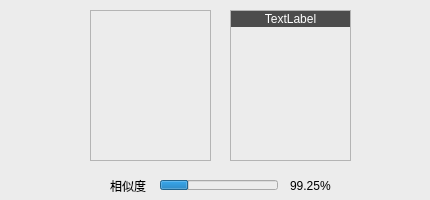
<?xml version="1.0" encoding="UTF-8"?>
<ui version="4.0">
 <class>MyTwoImageComparePane</class>
 <widget class="QWidget" name="MyTwoImageComparePane">
  <property name="geometry">
   <rect>
    <x>0</x>
    <y>0</y>
    <width>430</width>
    <height>200</height>
   </rect>
  </property>
  <property name="minimumSize">
   <size>
    <width>430</width>
    <height>200</height>
   </size>
  </property>
  <property name="maximumSize">
   <size>
    <width>430</width>
    <height>200</height>
   </size>
  </property>
  <property name="windowTitle">
   <string>Form</string>
  </property>
  <property name="styleSheet">
   <string notr="true">background-color:rgb(236,236,236)</string>
  </property>
  <widget class="QLabel" name="m_labelImage1">
   <property name="geometry">
    <rect>
     <x>90</x>
     <y>10</y>
     <width>121</width>
     <height>151</height>
    </rect>
   </property>
   <property name="styleSheet">
    <string notr="true">border:1px solid rgb(180,180,180)</string>
   </property>
   <property name="text">
    <string/>
   </property>
   <property name="scaledContents">
    <bool>true</bool>
   </property>
  </widget>
  <widget class="QLabel" name="label_3">
   <property name="geometry">
    <rect>
     <x>110</x>
     <y>170</y>
     <width>51</width>
     <height>31</height>
    </rect>
   </property>
   <property name="styleSheet">
    <string notr="true">border:none;
font: 10pt &quot;黑体&quot;;</string>
   </property>
   <property name="text">
    <string>相似度</string>
   </property>
  </widget>
  <widget class="QLabel" name="m_labelSimilar">
   <property name="geometry">
    <rect>
     <x>290</x>
     <y>180</y>
     <width>54</width>
     <height>12</height>
    </rect>
   </property>
   <property name="styleSheet">
    <string notr="true">border:none;
font: 10pt &quot;黑体&quot;;</string>
   </property>
   <property name="text">
    <string>99.25%</string>
   </property>
  </widget>
  <widget class="QProgressBar" name="m_progressBar">
   <property name="geometry">
    <rect>
     <x>160</x>
     <y>180</y>
     <width>118</width>
     <height>10</height>
    </rect>
   </property>
   <property name="value">
    <number>24</number>
   </property>
   <property name="textVisible">
    <bool>false</bool>
   </property>
  </widget>
  <widget class="QWidget" name="widget" native="true">
   <property name="geometry">
    <rect>
     <x>230</x>
     <y>10</y>
     <width>121</width>
     <height>151</height>
    </rect>
   </property>
   <property name="styleSheet">
    <string notr="true">border:1px solid rgb(180,180,180)</string>
   </property>
   <widget class="QLabel" name="m_labelImage2">
    <property name="geometry">
     <rect>
      <x>1</x>
      <y>20</y>
      <width>119</width>
      <height>129</height>
     </rect>
    </property>
    <property name="styleSheet">
     <string notr="true">border:none</string>
    </property>
    <property name="text">
     <string/>
    </property>
    <property name="scaledContents">
     <bool>true</bool>
    </property>
   </widget>
   <widget class="QLabel" name="m_labelTitle">
    <property name="geometry">
     <rect>
      <x>1</x>
      <y>1</y>
      <width>119</width>
      <height>16</height>
     </rect>
    </property>
    <property name="styleSheet">
     <string notr="true">border:none;
color:rgb(255,255,255);
font: 10pt &quot;Arial Unicode MS&quot;;
background-color:rgb(76,76,76)</string>
    </property>
    <property name="text">
     <string>TextLabel</string>
    </property>
    <property name="alignment">
     <set>Qt::AlignCenter</set>
    </property>
   </widget>
   <widget class="QLabel" name="label">
    <property name="geometry">
     <rect>
      <x>1</x>
      <y>1</y>
      <width>119</width>
      <height>21</height>
     </rect>
    </property>
    <property name="styleSheet">
     <string notr="true">border:none;</string>
    </property>
    <property name="text">
     <string/>
    </property>
    <property name="pixmap">
     <pixmap resource="../../Resouce.qrc">:/images/libraryLabel.png</pixmap>
    </property>
    <property name="scaledContents">
     <bool>true</bool>
    </property>
   </widget>
   <zorder>m_labelImage2</zorder>
   <zorder>label</zorder>
   <zorder>m_labelTitle</zorder>
  </widget>
 </widget>
 <resources>
  <include location="../../Resouce.qrc"/>
 </resources>
 <connections/>
</ui>
